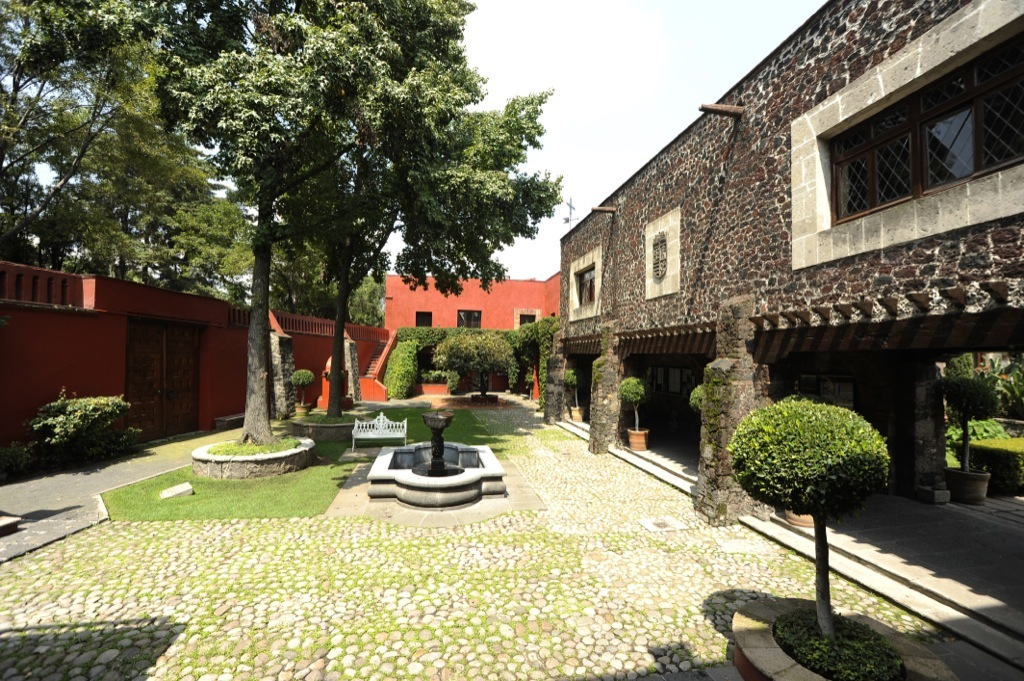
%> input picture 3P/buho.png, 1024 x 681 px
$ octave Task1_Jun27_Canny_LoG.m   (GNU Octave 9; MATLAB toolbox functions it lacks are replaced by stand-ins)
%> lines starting %> are read from the running program, lines starting %| are printed output that depends on the picture
%%
close all; clearvars; clc;

% Elige 1 imagen y conviértela en escala de grises
img = rgb2gray(imread('buho.png'));
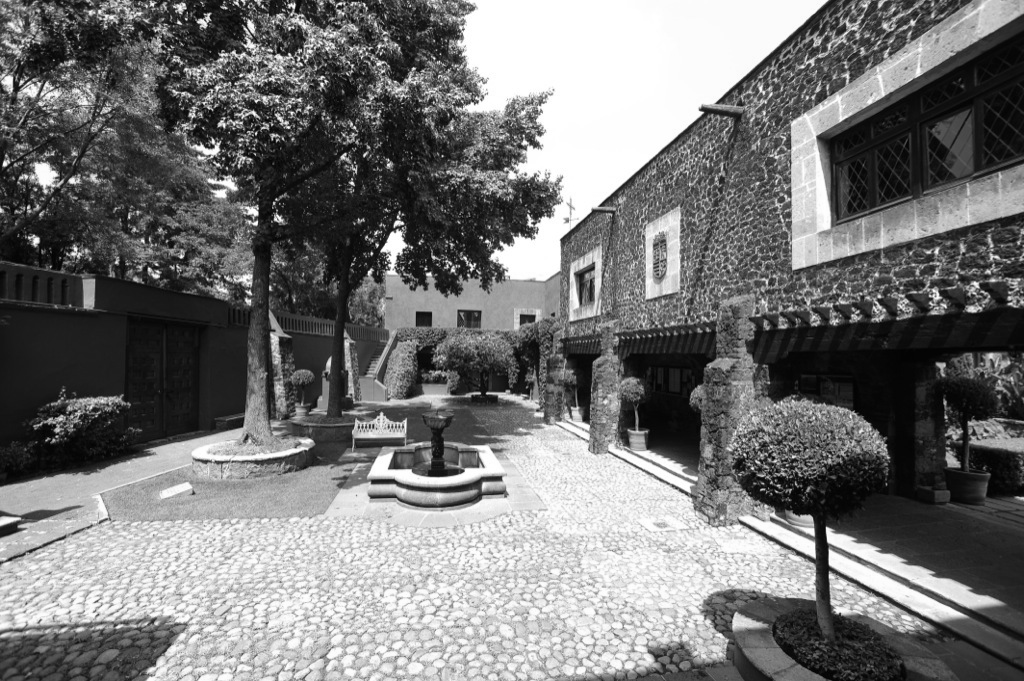
%> img: size 681x1024 uint8; min 0, max 255, mean 117.4

%% 1
% 1) Obten los bordes de la imagen utilizando el operador LoG (usa la
% función imfilter), para 2 pares diferentes de valores de sigma para
% un solo tamaño de kernel.
h1=fspecial('gaussian',10,10);
h2=fspecial('gaussian',10,0.5);
hr=h1-h2;
imgLoG=imfilter(img,hr);
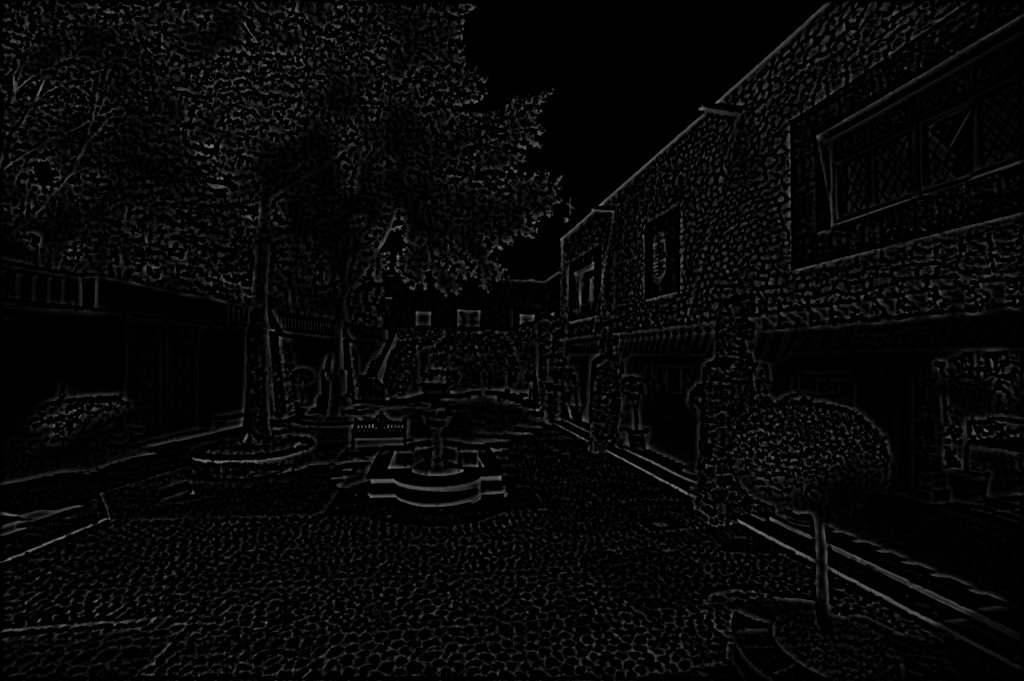
%> imgLoG: size 681x1024 uint8; min 0, max 125, mean 7.2
figure; imshow(imgLoG, []); title('Imagen con LoG σ1=10 σ2=0.5');

h11=fspecial('gaussian',10,3);
h22=fspecial('gaussian',10,0.1);
hr2=h11-h22;
imgLoG=imfilter(img,hr2);
figure; imshow(imgLoG, []); title('Imagen con LoG σ1=3 σ2=0.1');

%% 2
% 2) De acuerdo a los resultados obtenidos, ¿Cómo afecta el valor de σ1 y
% σ2 en los bordes obtenidos?
% Un valor de sigma mayor impacta en un mayor
% desenfoque, existe proporción.
% Lo que podemos observar en las imágenes es lo siguiente: La imagen de la
% derecha vemos que es ligeramente borrosa.
% No se alcanza a ver muy claro, pero esa es a la conclusión que llegamos
% como equipo. La imagen izquierda esta un poco mas marcada de los bordes.
% La diferencia entre σ's es proporcional a la cantidad de bordes que se
% obtienen.

%% 3
% 3) ¿Cómo afecta el valor del threshold en la obtención final de los
% bordes?
imgLoG=edge(img,'log',0.1, 1);
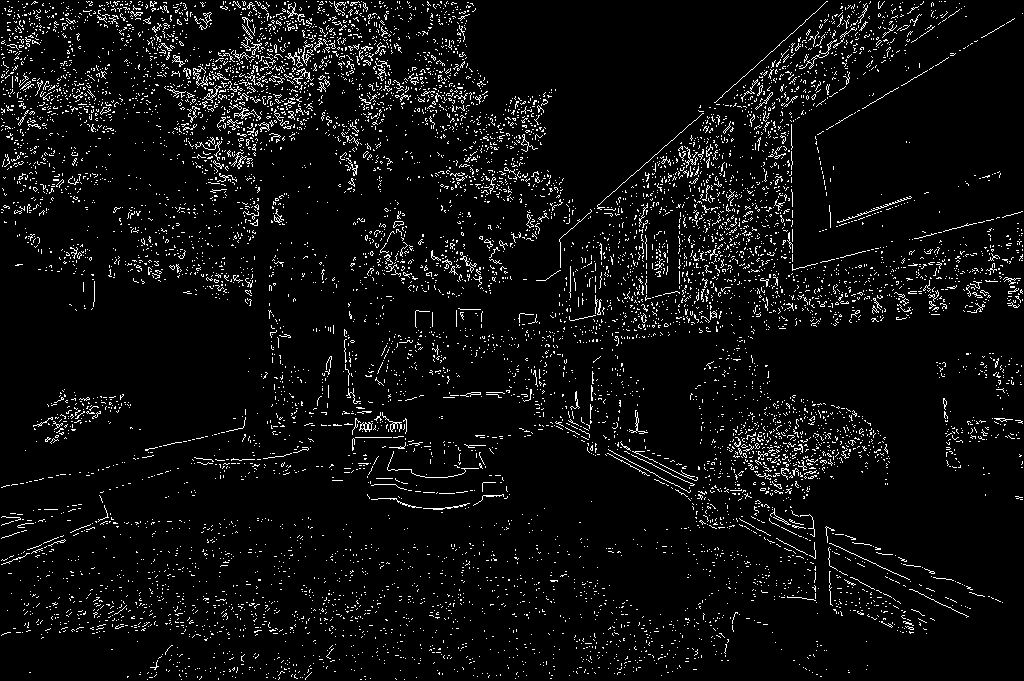
%> imgLoG: size 681x1024 logical; 5.4% white in thin lines or dots
figure; imshow(imgLoG, []); title('Imagen con LoG THRES 0.1');

imgLoG=edge(img,'log',0.15, 1);
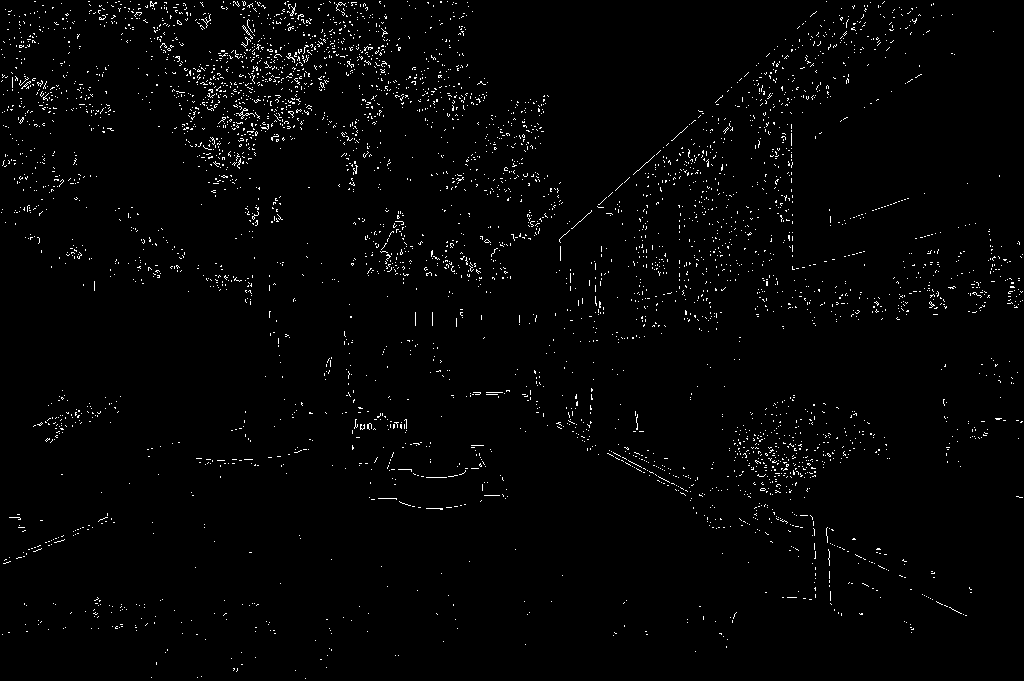
%> imgLoG: size 681x1024 logical; 1.7% white in thin lines or dots
figure; imshow(imgLoG, []); title('Imagen con LoG THRES 0.15');

% Conforme aumentamos ese valor, se pierden bordes de la imagen, ya que lo que antes era blanco
% se reemplaza por un valor de negro.

%% 4
% 4) Implementa el filtro de Canny a la imagen.
% CANNY
imgCanny = edge(img,'canny');
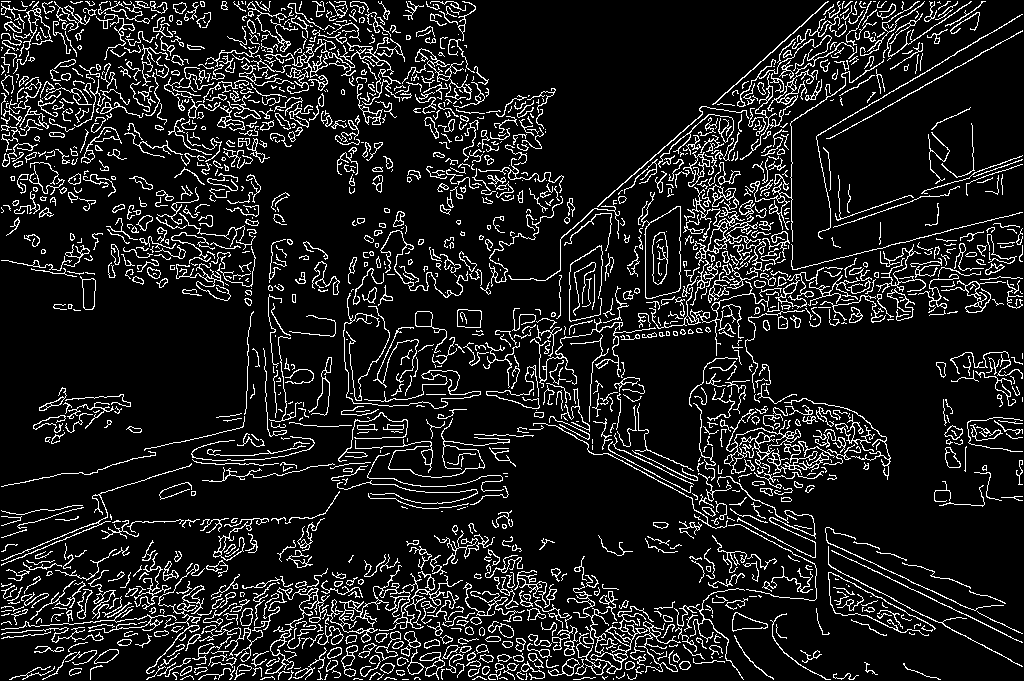
%> imgCanny: size 681x1024 logical; 11.5% white in thin lines or dots
figure; imshow(imgCanny, []); title('Canny');

%% 5
% 5) ¿En qué casos te resulta conveniente utilizar el detector LoG y en
% qué casos a Canny?
% En nuestro caso, para la imagen de buho, el detector LoG nos sirve para
% obtener bordes más suaves, y el detector Canny nos sirve para obtener
% bordes más rígidos.
% Canny nos sirve para remarcar más contornos para poder verlos mejor y en su
% caso aislar los objetos y separar los del fondo para analizarlos.

$ run again, with 3P/jc.png copied over 3P/buho.png
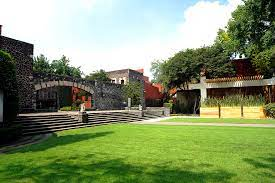
%> input picture 3P/jc.png, 275 x 183 px
%> `imgLoG=edge(img,'log',0.1, 1);`:
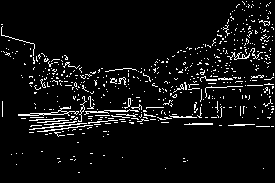
%> imgLoG: size 183x275 logical; 6.2% white in thin lines or dots
%> `imgCanny = edge(img,'canny');`:
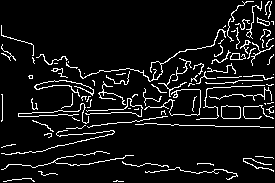
%> imgCanny: size 183x275 logical; 7.9% white in thin lines or dots

$ run again, with 3P/RATD.jpg saved as 3P/buho.png
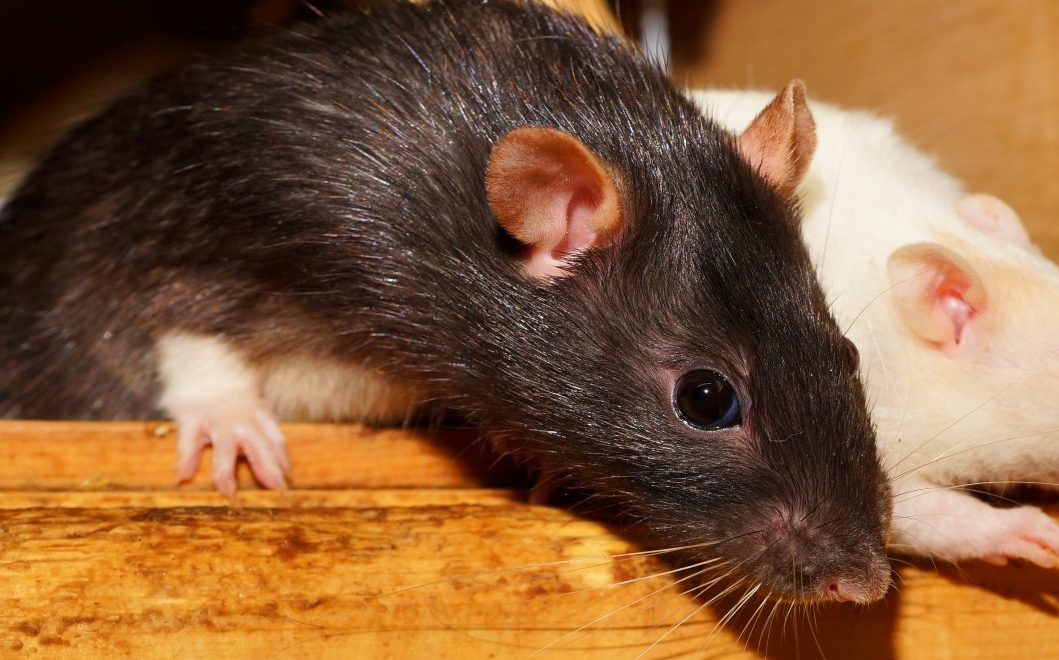
%> input picture 3P/RATD.jpg, 1059 x 660 px
%> `imgLoG=edge(img,'log',0.1, 1);`:
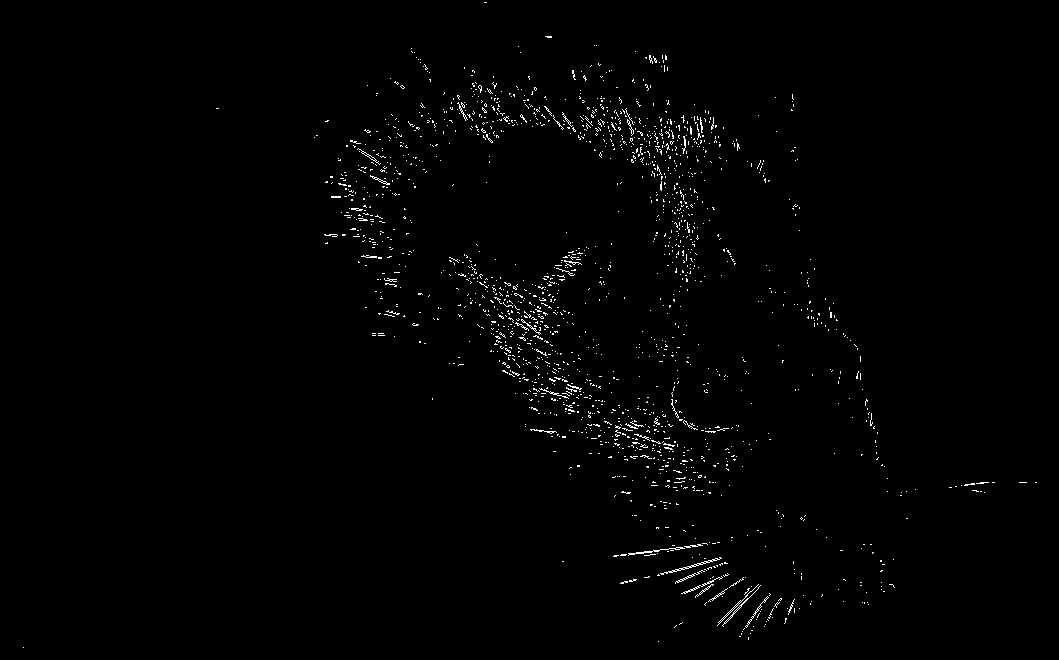
%> imgLoG: size 660x1059 logical; 1% white in thin lines or dots
%> `imgCanny = edge(img,'canny');`:
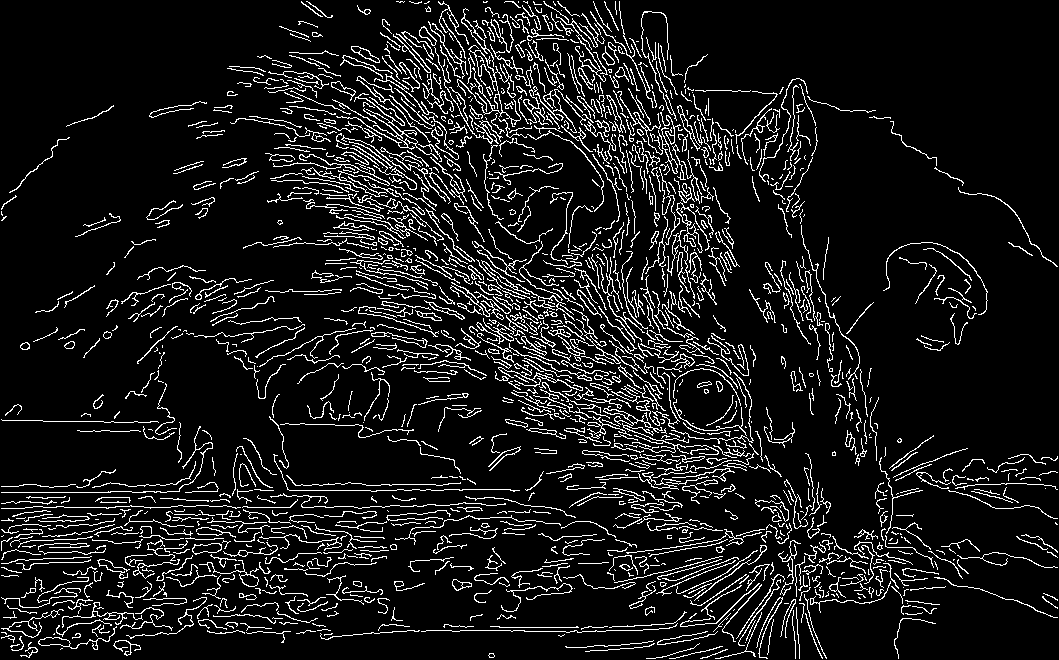
%> imgCanny: size 660x1059 logical; 9.8% white in thin lines or dots
